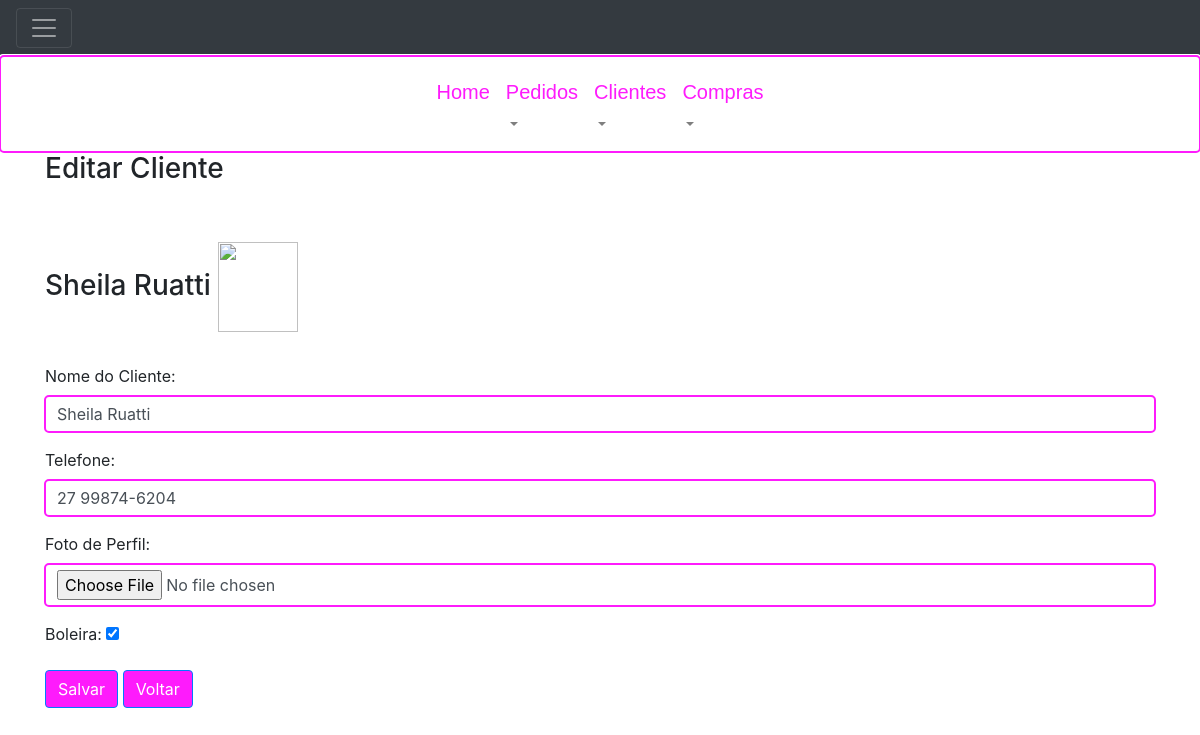
/clients/1/update/ (signed in), run on the app's committed database.
### order_control/models.py (models this page shows, shortened)
class Client (models.Model):
    createAt = models.DateTimeField(auto_now_add=True)
    name = models.CharField(max_length=255, verbose_name='Nome do Cliente')
    phone = models.CharField(max_length=15, null=True, blank=True, verbose_name='Telefone')
    picture = models.FileField(upload_to='clients/', null=True, blank=True, verbose_name='Foto de Perfil')
    balance = models.DecimalField(max_digits=8, decimal_places=2, default=0.0, verbose_name='Balanço')
    active = models.BooleanField(default=True, verbose_name="Ativo")
    cakeMaker = models.BooleanField(default=False, verbose_name='Boleira')
    password = models.CharField(max_length=50, verbose_name="Senha")
    class Meta:
        ordering = ['id']

### order_control/views.py (the view)
# urls.py: path('clients/<int:pk>/update/', views.ClientUpdateView.as_view(), name='client_update'),
class ClientUpdateView(LoginRequiredMixin, FormSubmittedIncontextMixin, UpdateView):
    model = Client
    form_class = ClientForm
    template_name = 'order_control/client/update.html'
    success_url = reverse_lazy('order_control:client_list', )

### order_control/form.py
class ClientForm(forms.ModelForm):
    class Meta:
        model = Client
        widgets = {
            'name': forms.TextInput(attrs={'class': 'form-control'}),
            'phone': forms.TextInput(attrs={'class': 'form-control'}),
            'picture': forms.FileInput(attrs={'class': 'form-control', 'required': False})
        }
        fields = ('name', 'phone', 'cakeMaker', 'picture')

### templates/order_control/client/update.html (shortened to what this page needs)
{% extends "layout.html" %}
{% block content %}
    <div class="container">
        <h3>Editar Cliente </h3> </br></br>
        <h3> {{ client.name }}
                                         {% if client.picture != None %}
                                            <img src="{{ MEDIA_URL}}{{ client.picture }}" width="80" height="90" >
                                          {% endif %}
        </h3>
        <form enctype="multipart/form-data" action="{% url 'order_control:client_update' client.id %}"
              method="post" {% if form_submitted %}class="was-validated" {% endif %}>
            {% include 'order_control/client/form.html' %}
            <button type="submit" class="btn btn-primary">Salvar</button>
            <a href="{% url 'order_control:client_list' %}"> <div class="btn btn-primary">Voltar</div></a>
        </form>
    </div>
{% endblock %}

### templates/order_control/client/form.html (shortened to what this page needs)
<div class="form-group">
    {{ form.name.label_tag }}
    {{ form.name }}
</div>
<div class="form-group">
    {{ form.phone.label_tag }}
    {{ form.phone }}
</div>
<div class="form-group">
    {{ form.picture.label_tag }}
    {{ form.picture }}
</div>
<div class="form-group">
    {{ form.cakeMaker.label_tag }}
    {{ form.cakeMaker }}
</div>

### static/order_control/css/style.css (style rules this page uses)
.btn-primary, .btn-primary:hover, .btn-primary:active, .btn-primary:visited { background-color: #fe1bfcff !important; }
.form-control, .form-control:focus { box-shadow: 0 0 0 0 rgba(255, 255, 255, 0); border: rgba(255, 255, 255, 0); outline: #fe1bfcff auto 5px ; }

### data on the page
Client: name "Sheila Ruatti", phone "27 99874-6204", cakeMaker "☑"
